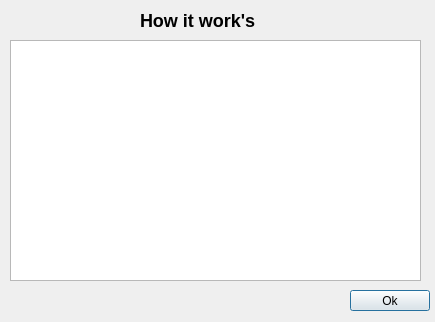
<?xml version="1.0" encoding="UTF-8"?>
<ui version="4.0">
 <class>InformDialog</class>
 <widget class="QDialog" name="InformDialog">
  <property name="geometry">
   <rect>
    <x>0</x>
    <y>0</y>
    <width>435</width>
    <height>322</height>
   </rect>
  </property>
  <property name="windowTitle">
   <string>Information</string>
  </property>
  <widget class="QPushButton" name="pushButton">
   <property name="geometry">
    <rect>
     <x>350</x>
     <y>290</y>
     <width>80</width>
     <height>21</height>
    </rect>
   </property>
   <property name="text">
    <string>Ok</string>
   </property>
  </widget>
  <widget class="QTextBrowser" name="textBrowser">
   <property name="geometry">
    <rect>
     <x>10</x>
     <y>40</y>
     <width>411</width>
     <height>241</height>
    </rect>
   </property>
  </widget>
  <widget class="QLabel" name="label">
   <property name="geometry">
    <rect>
     <x>140</x>
     <y>10</y>
     <width>141</width>
     <height>20</height>
    </rect>
   </property>
   <property name="text">
    <string>&lt;h2&gt;How it work's&lt;/h2&gt;</string>
   </property>
  </widget>
 </widget>
 <resources/>
 <connections/>
</ui>
